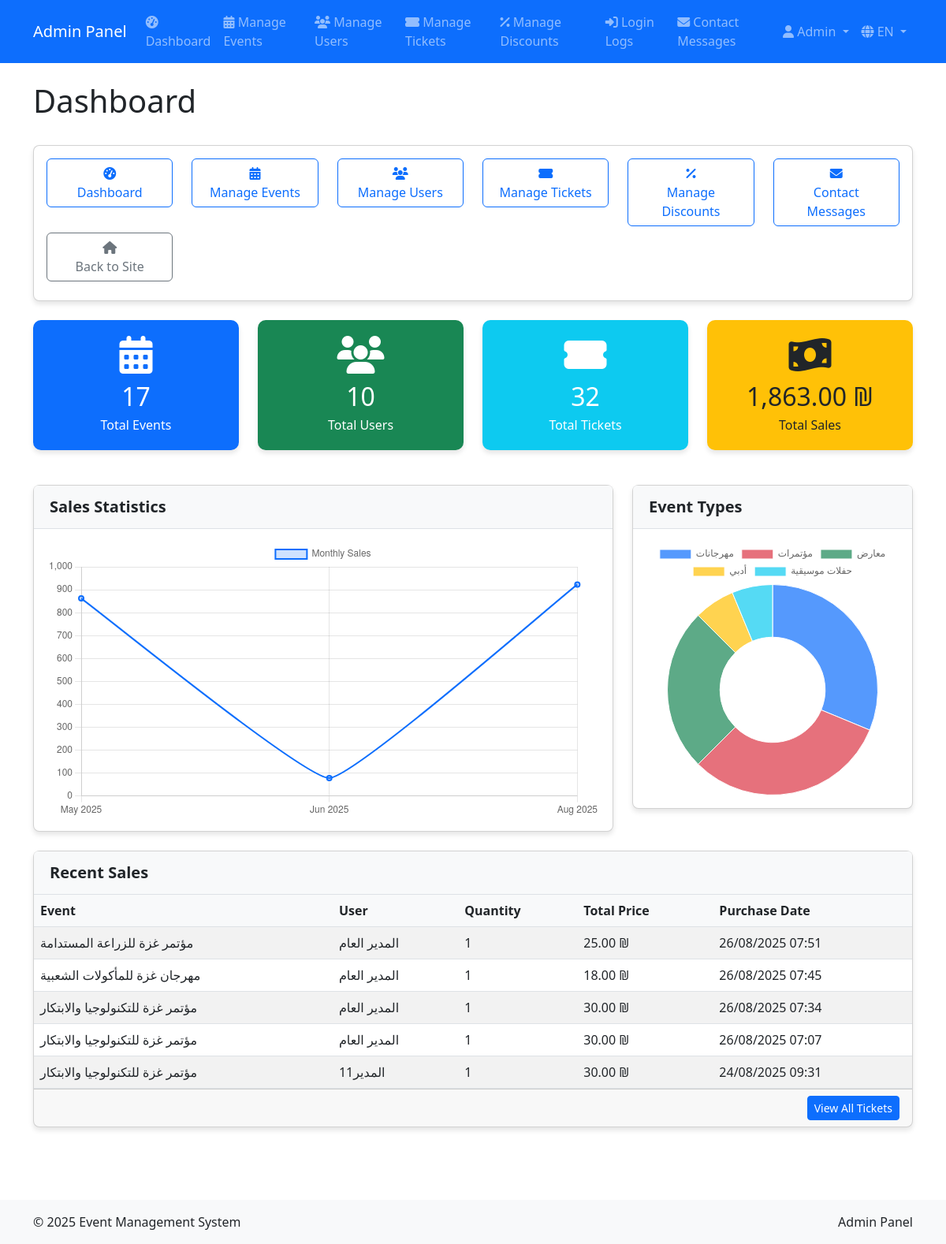
/admin/index.php (signed in), run on an earlier commit of the app's database.
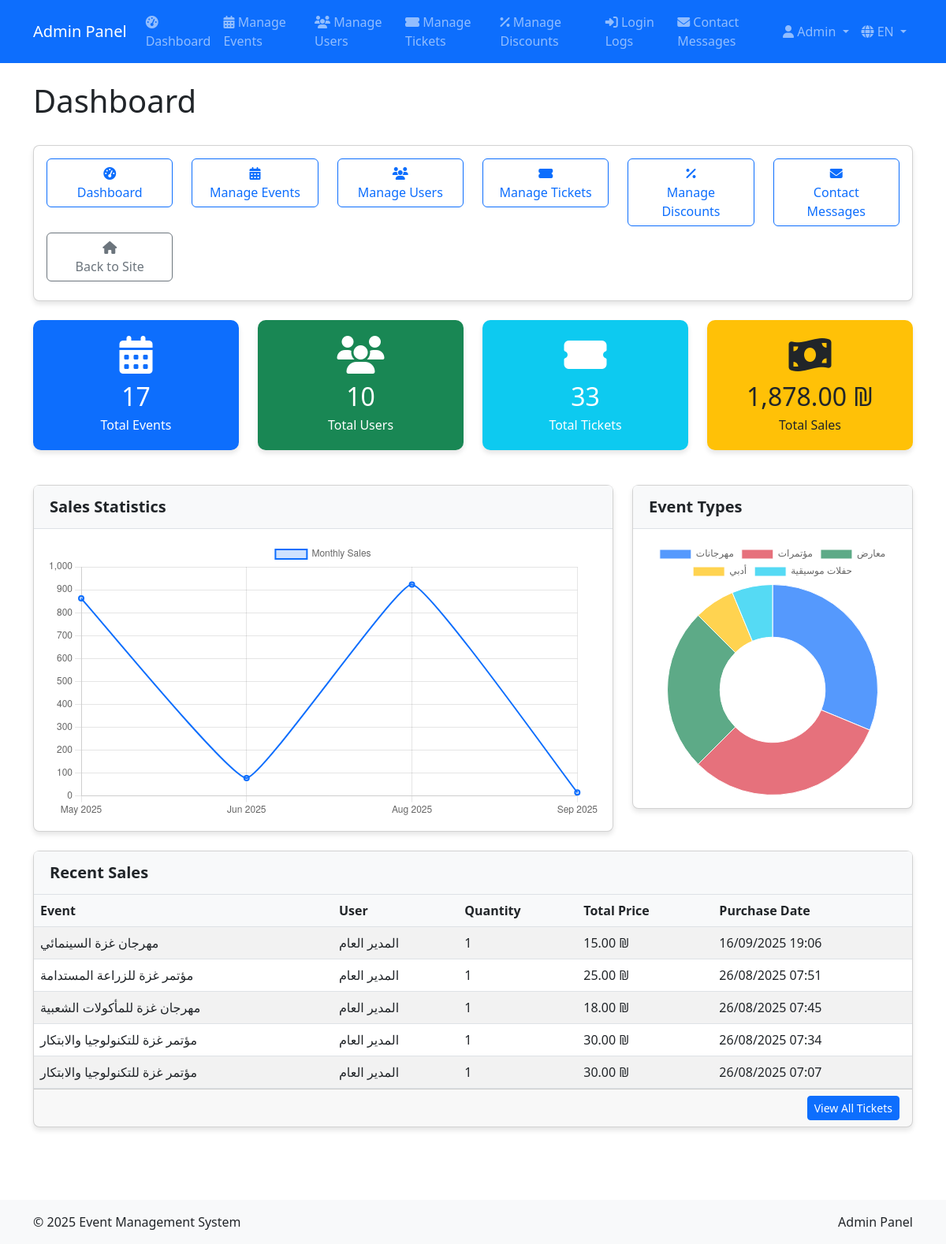
And on a later commit of the database.
### tables this page shows
CREATE TABLE `orders` (
  `id` int(11) NOT NULL,
  `user_id` int(11) NOT NULL,
  `event_id` int(11) NOT NULL,
  `quantity` int(11) NOT NULL,
  `total_amount` decimal(10,2) NOT NULL,
  `coupon_id` int(11) DEFAULT NULL,
  `discount_amount` decimal(10,2) DEFAULT 0.00,
  `payment_status` enum('pending','completed','failed','refunded') DEFAULT 'pending',
  `payment_method` varchar(50) DEFAULT NULL,
  `transaction_id` varchar(255) DEFAULT NULL,
  `payment_details` text DEFAULT NULL,
  `created_at` timestamp NOT NULL DEFAULT current_timestamp(),
  `updated_at` timestamp NOT NULL DEFAULT current_timestamp() ON UPDATE current_timestamp()
);

CREATE TABLE `events` (
  `id` int(11) NOT NULL,
  `title` varchar(255) NOT NULL,
  `description` text NOT NULL,
  `location` varchar(255) NOT NULL,
  `date_time` datetime NOT NULL,
  `end_time` datetime NOT NULL,
  `price` decimal(10,2) NOT NULL,
  `capacity` int(11) DEFAULT 100,
  `original_price` decimal(10,2) DEFAULT NULL,
  `category` varchar(50) NOT NULL,
  `organizer` varchar(100) DEFAULT NULL,
  `contact_email` varchar(100) DEFAULT NULL,
  `contact_phone` varchar(50) DEFAULT NULL,
  `is_featured` tinyint(1) DEFAULT 0,
  `status` varchar(20) DEFAULT 'active',
  `is_active` tinyint(1) DEFAULT 1,
  `image` varchar(255) DEFAULT NULL,
  `available_tickets` int(11) NOT NULL,
  `featured` tinyint(1) DEFAULT 0,
  `created_at` timestamp NOT NULL DEFAULT current_timestamp(),
  `updated_at` timestamp NOT NULL DEFAULT current_timestamp() ON UPDATE current_timestamp()
);

CREATE TABLE `users` (
  `id` int(11) NOT NULL,
  `name` varchar(100) NOT NULL,
  `email` varchar(100) NOT NULL,
  `password` varchar(255) NOT NULL,
  `phone` varchar(20) NOT NULL,
  `password_hashed` varchar(255) NOT NULL,
  `role` enum('user','transport_admin','notifications_admin','site_admin','super_admin') DEFAULT 'user',
  `reset_token` varchar(64) DEFAULT NULL,
  `reset_expires` datetime DEFAULT NULL,
  `created_at` timestamp NOT NULL DEFAULT current_timestamp(),
  `updated_at` timestamp NOT NULL DEFAULT current_timestamp() ON UPDATE current_timestamp(),
  `profile_image` varchar(255) DEFAULT NULL,
  `last_login` datetime DEFAULT NULL,
  `last_login_ip` varchar(45) DEFAULT NULL,
  `timezone` varchar(100) DEFAULT 'Asia/Jerusalem',
  `preferred_language` varchar(10) DEFAULT 'ar',
  `two_factor_enabled` tinyint(1) DEFAULT 0,
  `status` enum('active','inactive','suspended') DEFAULT 'active',
  `email_verified` tinyint(1) DEFAULT 0
);

### config/database.php (called while the page is built, shortened)
<?php
class Database {
    private $host = DB_HOST;
    private $user = DB_USER;
    private $pass = DB_PASS;
    private $dbname = DB_NAME;
    private $dbh;
    private $stmt;
    public function __construct() {
        $dsn = 'mysql:host=' . $this->host . ';dbname=' . $this->dbname . ';charset=utf8mb4';
        $options = array(
            PDO::ATTR_PERSISTENT => true,
            PDO::ATTR_ERRMODE => PDO::ERRMODE_EXCEPTION,
            PDO::ATTR_DEFAULT_FETCH_MODE => PDO::FETCH_ASSOC,
            PDO::ATTR_EMULATE_PREPARES => false
        );
        try {
            $this->dbh = new PDO($dsn, $this->user, $this->pass, $options);
        } catch(PDOException $e) {
            $this->error = $e->getMessage();
            error_log('Database Connection Error: ' . $this->error);
            echo 'Database Connection Error: ' . $this->error;
        }
    }
    public function query($sql) {
        $this->stmt = $this->dbh->prepare($sql);
    }
    public function bind($param, $value, $type = null) {
        if(is_null($type)) {
            switch(true) {
                case is_int($value):
                    $type = PDO::PARAM_INT;
                    break;
                case is_null($value):
                    $type = PDO::PARAM_NULL;
                    break;
                default:
                    $type = PDO::PARAM_STR;
            }
        }
        $this->stmt->bindValue($param, $value, $type);
    }
    public function execute() {
        try {
            return $this->stmt->execute();
        } catch(PDOException $e) {
            $this->error = $e->getMessage();
            error_log('Query Execution Error: ' . $this->error);
            return false;
        }
    }
    public function resultSet() {
        $this->execute();
        return $this->stmt->fetchAll();
    }
    public function single() {
        $this->execute();
        return $this->stmt->fetch();
    }
}
?>

### includes/formatPrice.php (called while the page is built)
<?php
function formatPrice($price) {
    return number_format((float)$price, 2) . ' ₪';
}
function formatDate($date, $format = 'd/m/Y H:i') {
    return date($format, strtotime($date));
}

### admin/index.php (the view, shortened to what the changed rows need)
<?php
include 'includes/admin_header.php';
$db = new Database();
try {
    $db->query("SELECT COUNT(*) as count FROM events");
} catch (Exception $e) {
    error_log("SQL Error: " . $e->getMessage());
    $totalEvents = 0;
}
try {
    $db->query("SELECT COUNT(*) as count FROM users");
} catch (Exception $e) {
    error_log("SQL Error: " . $e->getMessage());
    $totalUsers = 0;
}
try {
    $db->query("SELECT COUNT(*) as count FROM tickets");
    $result = $db->single();
    $totalTickets = $result['count'] ?: 0;
} catch (Exception $e) {
    error_log("SQL Error: " . $e->getMessage());
    $totalTickets = 0;
}
try {
    $db->query("SELECT SUM(total_amount) as total FROM orders WHERE payment_status = 'completed'");
    $result = $db->single();
    $totalSales = $result['total'] ?: 0;
} catch (Exception $e) {
    error_log("SQL Error: " . $e->getMessage());
    $totalSales = 0;
}
try {
    $db->query("
        SELECT o.*, u.name as user_name, e.title as event_title
        FROM orders o
        JOIN users u ON o.user_id = u.id
        JOIN events e ON o.event_id = e.id
        WHERE o.payment_status = 'completed'
        ORDER BY o.created_at DESC
        LIMIT 5
    ");
    $recentSales = $db->resultSet();
} catch (Exception $e) {
    error_log("SQL Error: " . $e->getMessage());
    $recentSales = [];
}
try {
    $db->query("
        SELECT DATE_FORMAT(created_at, '%Y-%m') as month, SUM(total_amount) as total
        FROM orders
        WHERE payment_status = 'completed'
        GROUP BY DATE_FORMAT(created_at, '%Y-%m')
        ORDER BY month ASC
        LIMIT 12
    ");
    $monthlySales = $db->resultSet();
} catch (Exception $e) {
    error_log("SQL Error: " . $e->getMessage());
    $monthlySales = [];
}
try {
    $db->query("
        SELECT category as type, COUNT(*) as count
        FROM events
        GROUP BY category
        ORDER BY count DESC
        LIMIT 5
    ");
    $eventTypes = $db->resultSet();
} catch (Exception $e) {
    error_log("SQL Error: " . $e->getMessage());
    $eventTypes = [];
}
?>
<div class="container">
    <div class="d-flex justify-content-between align-items-center mb-4">
        <h1><?php echo $lang['dashboard']; ?></h1>
    </div>
    <div class="row">
        <div class="col-md-3">
            <div class="dashboard-card bg-info text-white">
                <i class="fas fa-ticket-alt"></i>
                <h3><?php echo $totalTickets; ?></h3>
                <p><?php echo $lang['total_tickets']; ?></p>
            </div>
        </div>
        <div class="col-md-3">
            <div class="dashboard-card bg-warning text-dark">
                <i class="fas fa-money-bill-wave"></i>
                <h3><?php echo formatPrice($totalSales); ?></h3>
                <p><?php echo $lang['total_sales']; ?></p>
            </div>
        </div>
    </div>
    <div class="row mt-4">
        <div class="col-md-8">
            <div class="card mb-4">
                <div class="card-body">
                    <canvas id="sales-chart"></canvas>
                </div>
            </div>
        </div>
    </div>
    <div class="card">
        <div class="card-body p-0">
            <div class="table-responsive">
                <table class="table table-striped table-hover mb-0">
                    <thead>
                        <tr>
                            <th><?php echo $lang['event']; ?></th>
                            <th><?php echo $lang['user']; ?></th>
                            <th><?php echo $lang['ticket_quantity']; ?></th>
                            <th><?php echo $lang['total_price']; ?></th>
                            <th><?php echo $lang['purchase_date']; ?></th>
                        </tr>
                    </thead>
                    <tbody>
                        <?php if (empty($recentSales)): ?>
                            <tr>
                                <td colspan="5" class="text-center"><?php echo $lang['no_sales_found']; ?></td>
                            </tr>
                        <?php else: ?>
                            <?php foreach ($recentSales as $sale): ?>
                                <tr>
                                    <td><?php echo htmlspecialchars($sale['event_title']); ?></td>
                                    <td><?php echo htmlspecialchars($sale['user_name']); ?></td>
                                    <td><?php echo $sale['quantity']; ?></td>
                                    <td><?php echo formatPrice($sale['total_amount']); ?></td>
                                    <td><?php echo formatDate($sale['created_at']); ?></td>
                                </tr>
                            <?php endforeach; ?>
                        <?php endif; ?>
                    </tbody>
                </table>
            </div>
        </div>
    </div>
</div>
<script>
document.addEventListener('DOMContentLoaded', function() {
    // Sales Chart
    const salesChartCtx = document.getElementById('sales-chart').getContext('2d');
    const salesChart = new Chart(salesChartCtx, {
        type: 'line',
        data: {
            labels: [
                <?php foreach ($monthlySales as $sale): ?>
                    '<?php echo date('M Y', strtotime($sale['month'] . '-01')); ?>',
                <?php endforeach; ?>
            ],
            datasets: [{
                label: '<?php echo $lang['monthly_sales']; ?>',
                data: [
                    <?php foreach ($monthlySales as $sale): ?>
                        <?php echo $sale['total']; ?>,
                    <?php endforeach; ?>
                ],
                backgroundColor: 'rgba(13, 110, 253, 0.2)',
                borderColor: 'rgba(13, 110, 253, 1)',
                borderWidth: 2,
                tension: 0.1
            }]
        },
        options: {
            responsive: true,
            scales: {
                y: {
                    beginAtZero: true
                }
            }
        }
    });
    // Event Types Chart
    const eventTypeChartCtx = document.getElementById('event-type-chart').getContext('2d');
    const eventTypeChart = new Chart(eventTypeChartCtx, {
        type: 'doughnut',
        data: {
            labels: [
                <?php foreach ($eventTypes as $type): ?>
                    '<?php echo $type['type']; ?>',
                <?php endforeach; ?>
            ],
            datasets: [{
                data: [
                    <?php foreach ($eventTypes as $type): ?>
                        <?php echo $type['count']; ?>,
                    <?php endforeach; ?>
                ],
                backgroundColor: [
                    'rgba(13, 110, 253, 0.7)',
                    'rgba(220, 53, 69, 0.7)',
                    'rgba(25, 135, 84, 0.7)',
                    'rgba(255, 193, 7, 0.7)',
                    'rgba(13, 202, 240, 0.7)'
                ],
                borderWidth: 1
            }]
        },
        options: {
            responsive: true
        }
    });
});
</script>
<?php
include 'includes/admin_footer.php';
?>

What changed in the data, as far as the page shows it:
no longer on this page (row unchanged): orders: event.title "مؤتمر غزة للتكنولوجيا والابتكار", user.name "المدير11", quantity "1", total_amount "30.00 ₪", created_at "24/08/2025 09:31"
added orders: event.title "مهرجان غزة السينمائي", user.name "المدير العام", quantity "1", total_amount "15.00 ₪", created_at "16/09/2025 19:06"
Also different on the page:
$totalTickets: "32" → "33"
formatPrice($totalSales): "1,863.00 ₪" → "1,878.00 ₪"
chart data {{ $sale['total'] }}: 862.00, 78.00, 923.00 → 862.00, 78.00, 923.00, 15.00
